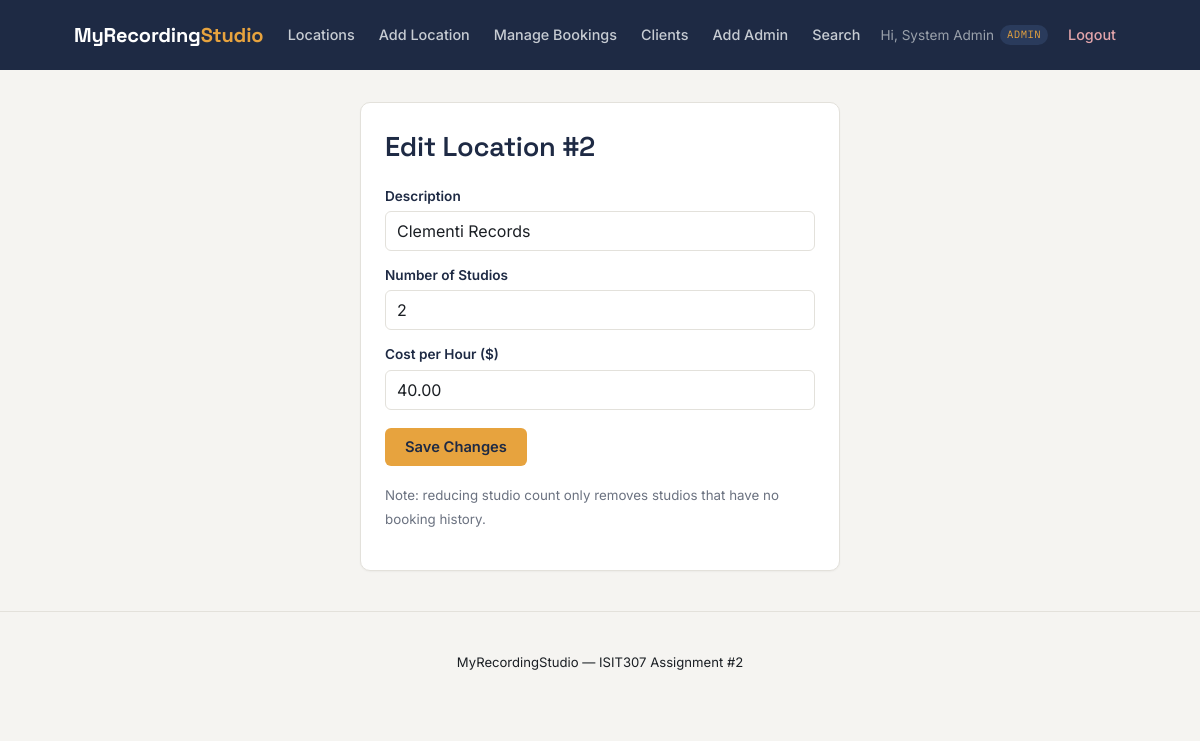
Page /location_edit.php?id=2 (signed in) on the committed database.
### tables this page shows
CREATE TABLE locations (
    location_id     INT AUTO_INCREMENT PRIMARY KEY,
    description     VARCHAR(255) NOT NULL,
    num_studios     INT NOT NULL CHECK (num_studios > 0),
    cost_per_hour   DECIMAL(8,2) NOT NULL CHECK (cost_per_hour >= 0)
);

### classes/Location.php (called while the page is built, shortened)
<?php
class Location {
    public static function findById(int $locationId): ?array {
        $db = Database::getConnection();
        $stmt = $db->prepare('SELECT * FROM locations WHERE location_id = ?');
        $stmt->execute([$locationId]);
        $row = $stmt->fetch();
        return $row ?: null;
    }
}

### includes/bootstrap.php (called while the page is built, shortened)
<?php
require_once __DIR__ . '/../classes/Location.php';
function h(?string $value): string {
    return htmlspecialchars($value ?? '', ENT_QUOTES, 'UTF-8');
}

### location_edit.php (the view, shortened to what this page needs)
<?php
require_once __DIR__ . '/includes/bootstrap.php';
$locationId = (int)($_GET['id'] ?? $_POST['location_id'] ?? 0);
$location = Location::findById($locationId);
require __DIR__ . '/includes/header.php';
?>
<div class="card" style="max-width:480px;margin:0 auto;">
    <h1>Edit Location #<?= (int)$locationId ?></h1>
    <form method="post">
        <label>Description</label>
        <input type="text" name="description" value="<?= h($location['description']) ?>" required>
        <label>Number of Studios</label>
        <input type="number" name="num_studios" min="1" value="<?= h((string)$location['num_studios']) ?>" required>
        <label>Cost per Hour ($)</label>
        <input type="number" step="0.01" min="0" name="cost_per_hour" value="<?= h((string)$location['cost_per_hour']) ?>" required>
        <button class="btn" type="submit">Save Changes</button>
    </form>
    <p><small>Note: reducing studio count only removes studios that have no booking history.</small></p>
</div>
<?php require __DIR__ . '/includes/footer.php'; ?>

### css/style.css (style rules this page uses)
:root { --ink: #1e2a44; --ink-soft: #2a3b5c; --paper: #f5f4f1; --card: #ffffff; --amber: #e7a33e; --amber-dark: #e7a33e; --teal: #0e8074; --text: #1b1f24; --muted: #6b7280; --border: #e3e1db; --success: #2f9e6e; --success-bg: #e7f5ef; --error: #d64550; --error-bg: #fbeaec; --font-display: 'Space Grotesk', 'Segoe UI', sans-serif; --font-body: 'Inter', 'Segoe UI', sans-serif; --font-mono: 'IBM Plex Mono', 'Consolas', monospace; }
* { box-sizing: border-box; }
html { scroll-behavior: smooth; }
body { margin: 0; font-family: var(--font-body); background: var(--paper); color: var(--text); line-height: 1.5; }
h1, h2, h3 { font-family: var(--font-display); color: var(--ink); font-weight: 600; letter-spacing: -0.01em; }
h1 { font-size: 1.7em; margin-top: 0; }
p { color: var(--text); }
small, p small { color: var(--muted); }
.card { background: var(--card); border: 1px solid var(--border); border-radius: 10px; padding: 24px; margin-bottom: 20px; box-shadow: 0 1px 2px rgba(20, 23, 28, 0.04); }
form label { display: block; margin-top: 14px; font-weight: 600; font-size: 0.85em; color: var(--ink); }
form input, form select, form textarea { width: 100%; padding: 9px 11px; margin-top: 5px; border: 1px solid var(--border); border-radius: 6px; font-size: 1em; font-family: var(--font-body); background: var(--card); color: var(--text); transition: border-color 0.15s ease; }
.btn { display: inline-block; background: var(--amber); color: var(--ink); border: none; padding: 10px 20px; border-radius: 6px; cursor: pointer; font-family: var(--font-body); font-weight: 600; font-size: 0.92em; text-decoration: none; margin-top: 18px; transition: background-color 0.15s ease, transform 0.05s ease; }

### rows in the picture
locations: description "Clementi Records", num_studios "2", cost_per_hour "40.00"

### other values in the picture
$_SESSION['user_name'] "System Admin"
current_user_type() "ADMIN"
$locationId "2"
